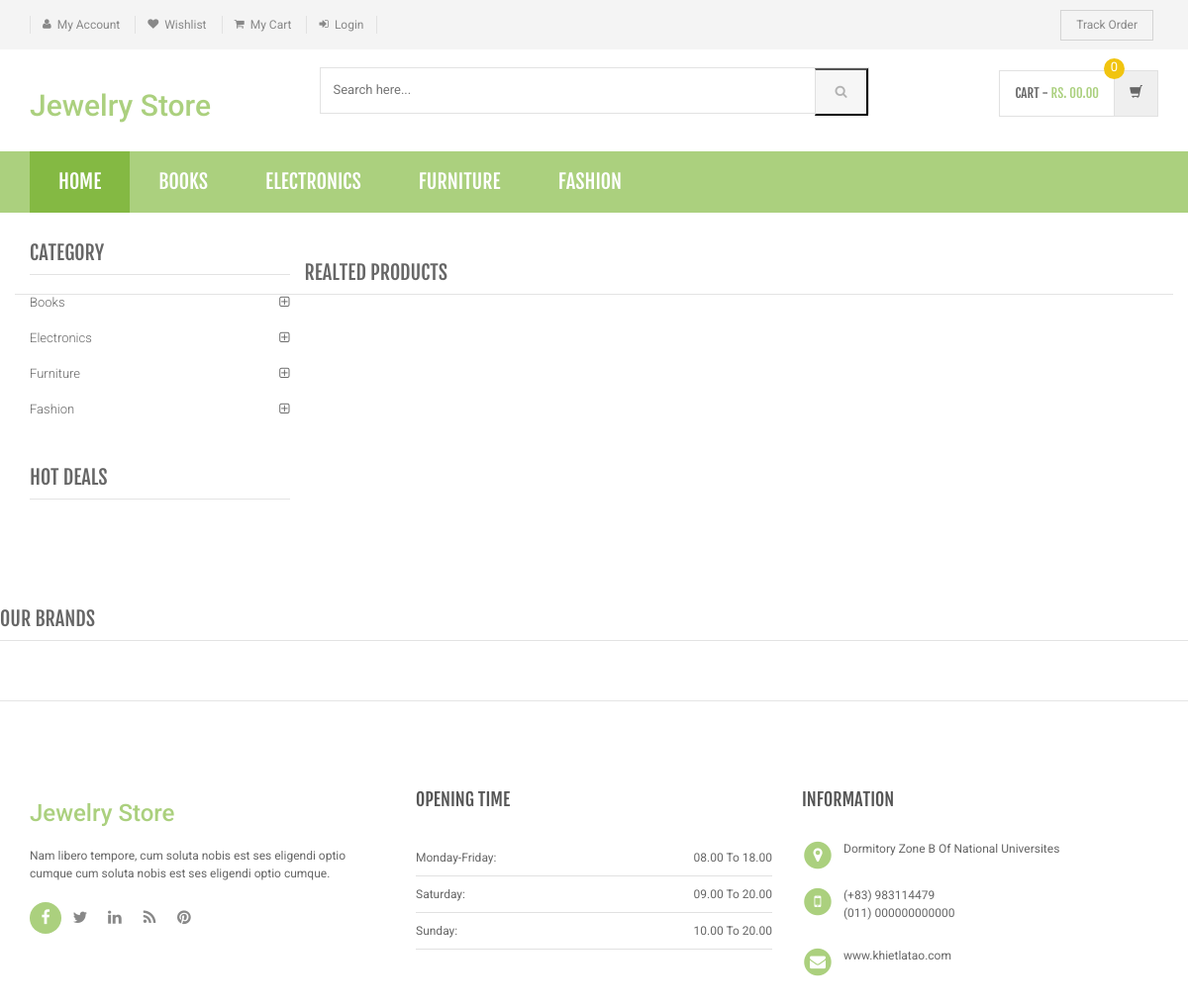
Before: /product-details.php with the older database file.
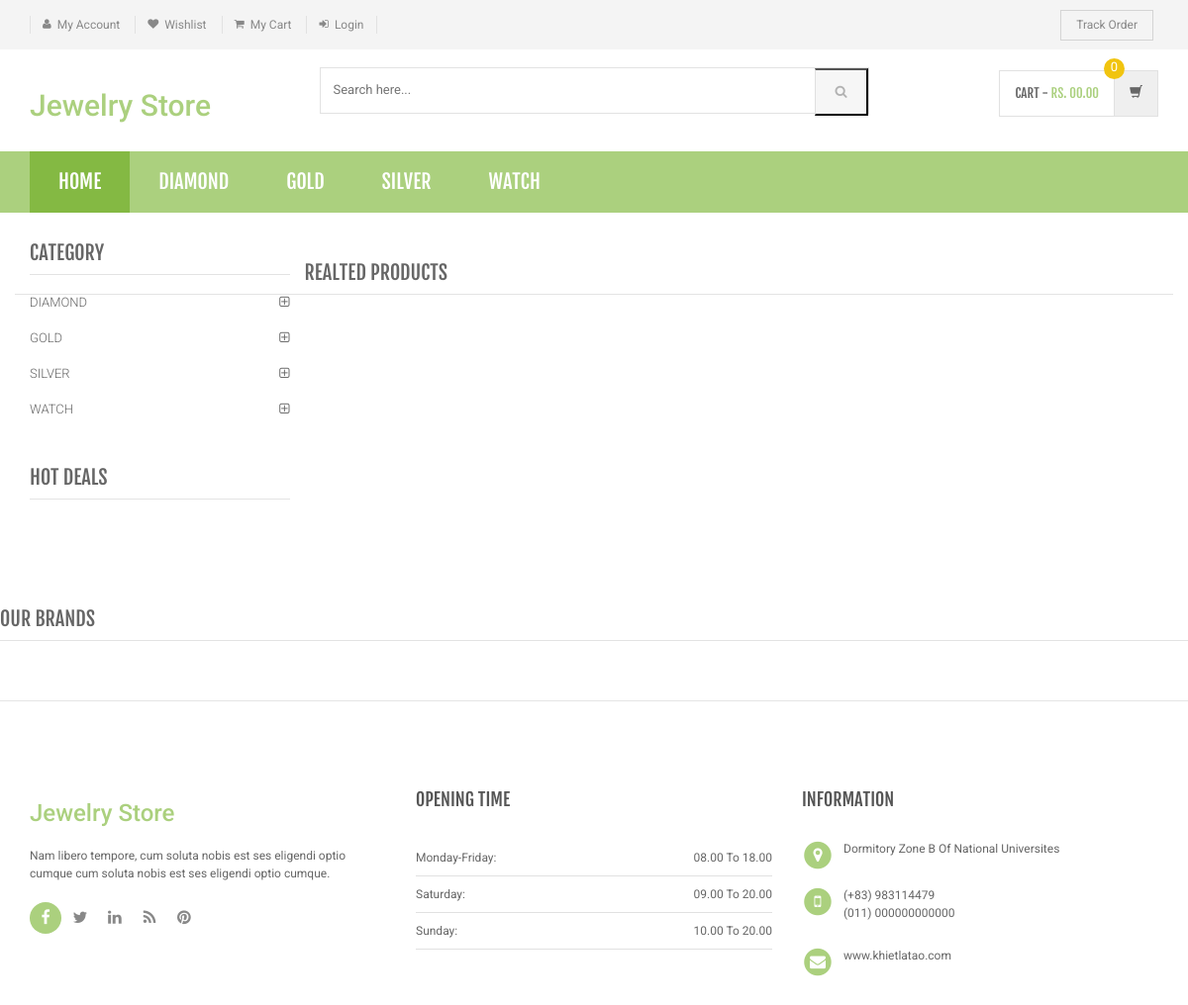
After: the same page with the newer database file.
### tables this page shows
CREATE TABLE `category` (
  `id` int(11) NOT NULL,
  `categoryName` varchar(255) DEFAULT NULL,
  `categoryDescription` longtext DEFAULT NULL,
  `creationDate` timestamp NOT NULL DEFAULT current_timestamp(),
  `updationDate` varchar(255) DEFAULT NULL
);

### product-details.php (the view, shortened to what this page needs)
<?php
include('includes/config.php');
?>
<!DOCTYPE html>
<html lang="en">
	<head>
	    <link rel="stylesheet" href="assets/css/bootstrap.min.css">
	    <link rel="stylesheet" href="assets/css/main.css">
	    <link rel="stylesheet" href="assets/css/green.css">
	    <link rel="stylesheet" href="assets/css/owl.carousel.css">
		<link rel="stylesheet" href="assets/css/owl.transitions.css">
		<link href="assets/css/lightbox.css" rel="stylesheet">
		<link rel="stylesheet" href="assets/css/animate.min.css">
		<link rel="stylesheet" href="assets/css/rateit.css">
		<link rel="stylesheet" href="assets/css/bootstrap-select.min.css">
		<link rel="stylesheet" href="assets/css/config.css">
		<link href="assets/css/green.css" rel="alternate stylesheet" title="Green color">
		<link href="assets/css/blue.css" rel="alternate stylesheet" title="Blue color">
		<link href="assets/css/red.css" rel="alternate stylesheet" title="Red color">
		<link href="assets/css/orange.css" rel="alternate stylesheet" title="Orange color">
		<link href="assets/css/dark-green.css" rel="alternate stylesheet" title="Darkgreen color">
		<link rel="stylesheet" href="assets/css/font-awesome.min.css">
	</head>
    <body class="cnt-home">
<header class="header-style-1">
<?php include('includes/top-header.php');?>
<?php include('includes/main-header.php');?>
<?php include('includes/menu-bar.php');?>
</header>
<div class="body-content outer-top-xs">
	<div class='container'>
		<div class='row single-product outer-bottom-sm '>
			<div class='col-md-3 sidebar'>
				<div class="sidebar-module-container">
<div class="sidebar-widget outer-bottom-xs wow fadeInUp">
	<h3 class="section-title">Category</h3>
	<div class="sidebar-widget-body m-t-10">
		<div class="accordion">
		            <?php $sql=mysqli_query($con,"select id,categoryName  from category");
while($row=mysqli_fetch_array($sql))
{
    ?>
	    	<div class="accordion-group">
	            <div class="accordion-heading">
	                <a href="category.php?cid=<?php echo $row['id'];?>"  class="accordion-toggle collapsed">
	                   <?php echo $row['categoryName'];?>
	                </a>
	            </div>
	        </div>
	        <?php } ?>
	    </div>
	</div>
</div>
<div class="sidebar-widget hot-deals wow fadeInUp">
	<h3 class="section-title">hot deals</h3>
</div>
				</div>
			</div>
<section class="section featured-product wow fadeInUp">
	<h3 class="section-title">Realted Products </h3>
</section>
			</div>
		</div>
<?php include('includes/brands-slider.php');?>
</div>
<?php include('includes/footer.php');?>
</body>
</html>

### includes/menu-bar.php (shortened to what this page needs)
<div class="header-nav animate-dropdown">
    <div class="container">
        <div class="yamm navbar navbar-default" role="navigation">
            <div class="nav-bg-class">
                <div class="navbar-collapse collapse" id="mc-horizontal-menu-collapse">
	<div class="nav-outer">
		<ul class="nav navbar-nav">
			<li class="active dropdown yamm-fw">
				<a href="index.php" data-hover="dropdown" class="dropdown-toggle">Home</a>
			</li>
              <?php $sql=mysqli_query($con,"select id,categoryName  from category limit 6");
while($row=mysqli_fetch_array($sql))
{
    ?>
			<li class="dropdown yamm">
				<a href="category.php?cid=<?php echo $row['id'];?>"> <?php echo $row['categoryName'];?></a>
			</li>
			<?php } ?>
		</ul>
		<div class="clearfix"></div>
	</div>
</div>
            </div>
        </div>
    </div>
</div>

Changed rows visible on the page:
changed category: categoryName "BOOKS" → "DIAMOND"; categoryName "Books" → "DIAMOND"
changed category: categoryName "ELECTRONICS" → "GOLD"; categoryName "Electronics" → "GOLD"
changed category: categoryName "FURNITURE" → "SILVER"; categoryName "Furniture" → "SILVER"
changed category: categoryName "FASHION" → "WATCH"; categoryName "Fashion" → "WATCH"
